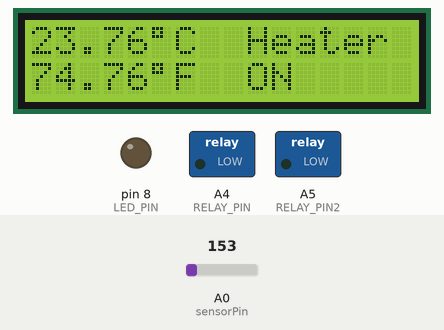
Recording of a sketch running on a simulated Arduino Mega 2560, built with avr-gcc and run on an emulated ATmega2560. Shown: 16×2 character LCD, switched loads named in the sketch (green lamp = pin HIGH), output pins drawn as LEDs (lit = HIGH). The inputs (shaded band) are chosen by the test bench; at power-on: A0 (sensorPin) = 153. Storage starts empty; what the sketch prints to the serial monitor is not drawn.

Above: at 1.2 s.
At 121.8 s:
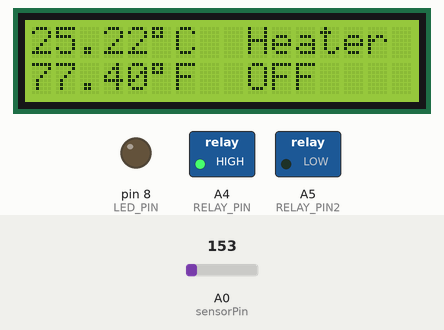
Timing chart, 0 to 123.3 s (numbered marks = the images above):
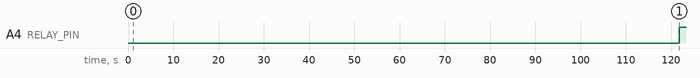

Measured:
- by itself, A4 (RELAY_PIN): LOW → HIGH at 122 s
- what the display in image 0 shows lasts 120.7 s, from 1.1 s to 121.8 s

The sketch:

Temperature_sensor.ino
```cpp
// temperature sensor
#include <OneWire.h>
#include <DallasTemperature.h>
// LCD
#include <Wire.h>
#include <hd44780.h>                       // main hd44780 header
#include <hd44780ioClass/hd44780_I2Cexp.h> // i2c expander i/o class header
// SD card
#include <SPI.h>
#include <SD.h>

// #define ONE_WIRE_BUS 11
#define sensorPin A0
// #define HEATER_PIN 2
#define LED_PIN 8
hd44780_I2Cexp lcd; // declare lcd object: auto locate & auto config expander chip

// Schematics of the Micro SD card to Arduino Mega:
// GND - GND, VCC - 5V, MOSO - 50, MOSI - 51, SCK - 52, CS - 53
// to read data from SD card into a chart, do https://create.arduino.cc/projecthub/electropeak/sd-card-module-with-arduino-how-to-read-write-data-37f390
// next steps: get time from the internet and store that info as well

File myFile;

//declaring the constants for the pump
const int ENA_A_PIN = 9;
const int IN1_PIN = 8;
const int IN2_PIN = 7;
//declaring the constants for the heater
// schematics: https://arduinogetstarted.com/tutorials/arduino-relay
// code: https://arduinogetstarted.com/tutorials/arduino-controls-heating-element
const int RELAY_PIN = A4;
const int RELAY_PIN2 = A5;
// LCD geometry
const int LCD_COLS = 16;
const int LCD_ROWS = 2;
// const byte degreeSymbol = "B11011111";


// code: https://create.arduino.cc/projecthub/iotboys/how-to-use-ds18b20-water-proof-temperature-sensor-2adecc
// schematics: https://arduinogetstarted.com/tutorials/arduino-temperature-sensor

// OneWire oneWire(ONE_WIRE_BUS);

// DallasTemperature sensors(&oneWire);

float Celcius=0;
float Fahrenheit=0;
unsigned long previousTime = millis(); // millisecond
long timeInterval = 60000; // one minute
int Minute=0;
// // transistor
// int motorControl = 13;

void setup(void) {

  // LED
  pinMode(LED_PIN, OUTPUT);

  // LCD status
  int status;
 // initialize digital pin A2 as an output.
  pinMode(RELAY_PIN, OUTPUT);
  pinMode(RELAY_PIN2, OUTPUT);
  Serial.begin(9600);

  // initialize SD card
  while (!Serial) {
    ; // wait for serial port to connect. Needed for native USB port only
  }

  Serial.print("Initializing SD card...");

  // 53 because it's on mega
  // if on arduino uno change to 10
  if (!SD.begin(53)) {
    Serial.println("initialization failed!");
    while (1);
  }
  Serial.println("initialization done.");

  // //starts the sensor
  // sensors.begin();

  //declaring the state of the pins for the pump
  // pinMode(ENA_A_PIN, OUTPUT);
  // pinMode(IN1_PIN, OUTPUT);
  // pinMode(IN2_PIN, OUTPUT);

  // LCD
  status = lcd.begin(LCD_COLS, LCD_ROWS);
  if(status) // non zero status means it was unsuccesful
  {
    //hd44780 has a fatalError() routine that blinks an led if possible
    //begin() //failed so blink error code using the onboard LED if possible
    hd44780::fatalError(status); // does not return
  }

}

void save_temperature() {
  // opens the file one file at a time, in our case, only the temperature file
  myFile = SD.open("temp.txt", FILE_WRITE);
  if (myFile) {
    myFile.println(String(Minute) + " min: " + String(Celcius) + " C " + String(Fahrenheit) + " F");
    // close the file:
    myFile.close();
    Serial.println("stored: " + String(Minute) + " min: " + String(Celcius) + " C " + String(Fahrenheit) + " F");
  } else {
    // if the file didn't open, print an error:
    Serial.println("error opening temp.txt");
  }

}

void loop(void) {

  // Get the voltage reading from the TMP36
  int reading = analogRead(sensorPin);

  // Convert that reading into voltage
  // Replace 5.0 with 3.3, if you are using a 3.3V Arduino
  float voltage = reading * (5.0 / 1024.0);

  // Convert the voltage into the temperature in Celsius
  Celcius = (voltage - 0.5) * 100;

  // Print the temperature in Celsius
  Serial.print("Temperature: ");
  Serial.print(Celcius);
  Serial.print((char)223); // shows degree symbol
  Serial.print("C  |  ");

  // Print the temperature in Fahrenheit
  float Fahrenheit = (Celcius * 9.0 / 5.0) + 32.0;
  Serial.print(Fahrenheit);
  Serial.print((char)223); // shows degree symbol
  Serial.println("F");

  // //getting the temperature values
  // sensors.requestTemperatures();
  // Celcius=sensors.getTempCByIndex(0);
  // Fahrenheit=sensors.toFahrenheit(Celcius);
  // Serial.print(" C ");
  // Serial.print(Celcius);
  // Serial.print(" F ");
  // Serial.println(Fahrenheit);

  // save data every minute
  unsigned long currentTime = millis();
  if (currentTime - previousTime > timeInterval) {
    Minute = Minute + 1;
    save_temperature();
    // change the time so there is no integer overflow
    previousTime = currentTime;
    // 24 hour cycle
    if (Minute == 24*60) {
      Minute = 0;
    }
  }

  //delay a second
  delay(1000);

  // HIGH is Off, LOW is On
  // driving the pump
  digitalWrite(RELAY_PIN2, LOW);
  // digitalWrite(IN2_PIN, HIGH);
  // analogWrite(ENA_A_PIN, 250);

  // heater control
  if (Celcius < 24.5) {
    // turns off
    digitalWrite(RELAY_PIN, HIGH);
    lcd.setCursor(9, 1);
    lcd.print("ON ");
  }
  else if (Celcius > 25){
    // turns on
    digitalWrite(RELAY_PIN, LOW);
    lcd.setCursor(9, 1);
    lcd.print("OFF");
  }

  if (Minute%10 == 0 || Minute%10 == 5) {
    lcd.setCursor(0, 0);
    lcd.print(23.76);
    lcd.print((char)223);
    lcd.print("C");
    lcd.setCursor(0, 1);
    lcd.print(74.76);
    lcd.print((char)223);
    lcd.print("F");
    lcd.setCursor(9, 0);
    lcd.print("Heater");
    // turns off
    digitalWrite(RELAY_PIN, LOW);
    lcd.setCursor(9, 1);
    lcd.print("ON ");
  }
  else if (Minute%10 == 2 || Minute%10 == 7){
    lcd.setCursor(0, 0);
    lcd.print(25.22);
    lcd.print((char)223);
    lcd.print("C");
    lcd.setCursor(0, 1);
    lcd.print(77.40);
    lcd.print((char)223);
    lcd.print("F");
    lcd.setCursor(9, 0);
    lcd.print("Heater");
    // turns on
    digitalWrite(RELAY_PIN, HIGH);
    lcd.setCursor(9, 1);
    lcd.print("OFF");
  }
  //digitalWrite(RELAY_PIN, HIGH);

  // // Print a message to the LCD
  // lcd.setCursor(0, 0);
  // lcd.print(Celcius);
  // lcd.print((char)223);
  // lcd.print("C");
  // lcd.setCursor(0, 1);
  // lcd.print(Fahrenheit);
  // lcd.print((char)223);
  // lcd.print("F");
  // lcd.setCursor(9, 0);
  // lcd.print("Heater");
  // Print a message to the LCD
  // lcd.setCursor(0, 0);
  // lcd.print(24.76);
  // lcd.print((char)223);
  // lcd.print("C");
  // lcd.setCursor(0, 1);
  // lcd.print(76.57);
  // lcd.print((char)223);
  // lcd.print("F");
  // lcd.setCursor(9, 0);
  // lcd.print("Heater");
}
```
